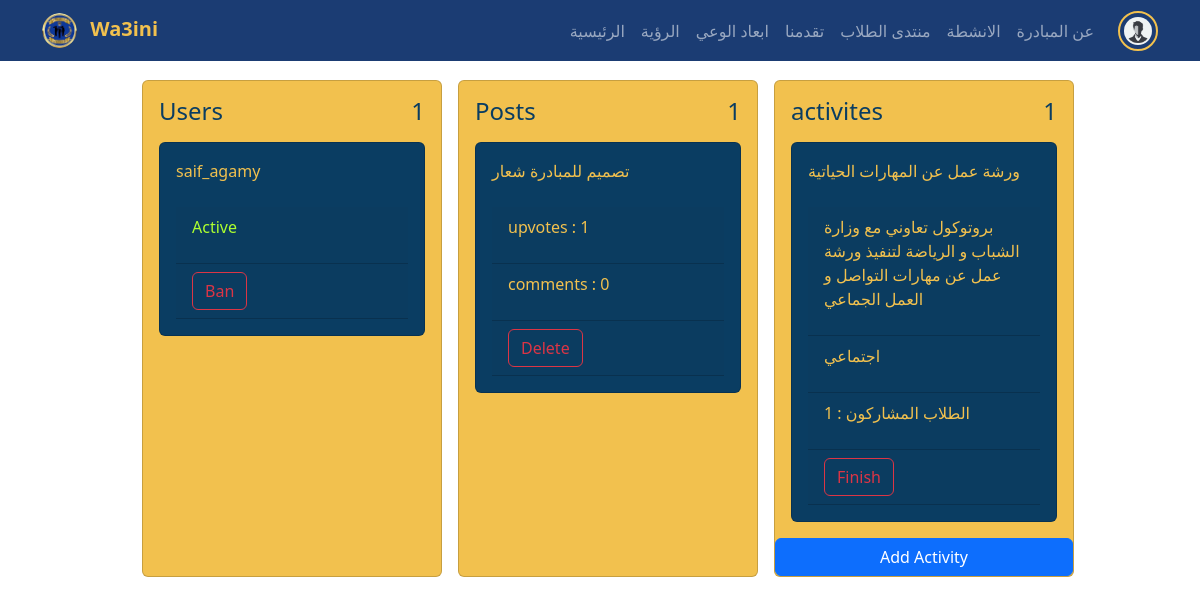
The app's page /admin/ (signed in) with its own data.
### models.py (models this page shows)
class User(db.Model, UserMixin):
    id = db.Column(db.Integer, primary_key=True)
    username = db.Column(db.String(20), unique=True, nullable=False)
    email = db.Column(db.String(120), unique=True, nullable=False)
    age = db.Column(db.Integer, nullable=False)
    position = db.Column(db.String(20), nullable=False)
    phone = db.Column(db.String(20), nullable=False)
    password = db.Column(db.String(60), nullable=False)
    img_url = db.Column(db.String(100), nullable=True, default="img/users_imgs/default.png")
    about = db.Column(db.String(500), nullable=True, default="Edit your profile to type About section.")
    posts_num = db.Column(db.Integer, nullable=True, default=0)
    from_GAN_school = db.Column(db.Boolean, nullable=True)
    is_active = db.Column(db.Boolean, nullable=False)

class Post(db.Model):
    id = db.Column(db.Integer, primary_key=True)
    author_id = db.Column(db.Integer, nullable=False)
    category = db.Column(db.String(50),nullable=False)
    title = db.Column(db.String(100),nullable=False)
    content = db.Column(db.String(5000),nullable=False)
    date = db.Column(db.DateTime, default=datetime.utcnow)
    comments = db.Column(MutableList.as_mutable(db.JSON), nullable=True)
    upvotes = db.Column(db.Integer, nullable=False)

class activity(db.Model):
    id = db.Column(db.Integer, primary_key=True)
    name = db.Column(db.String, nullable=False)
    describtion = db.Column(db.String, nullable=False)
    category = db.Column(db.String, nullable=False)
    students = db.Column(MutableList.as_mutable(db.JSON), nullable=True)

### app.py (the view)
@app.route('/admin/')
@login_required
def admin():
    admin = User.query.filter_by(username='admin', password='admin').first()
    users = User.query.filter(User.id!=admin.id).all()
    users_num = User.query.filter(User.id!=admin.id).count()
    posts = Post.query.all()
    posts_num = Post.query.count()
    activites = activity.query.all()
    activites_num = activity.query.count()
    return render_template('admin/admin.html', users=users, users_num=users_num, posts=posts, posts_num=posts_num, activites=activites , activites_num=activites_num)

### app.py (called while the page is built)
@app_login_manager.user_loader
def load_user(user_id):
    return User.query.get(int(user_id))

### templates/admin/admin.html (shortened to what this page needs)
{% extends 'index.html' %}
{% block content %}
<section class="mt-5 pt-3">
    <div class="d-flex justify-content-center">
    <div class="card mt-3 ms-3" style="width: 300px; background-color: #F2C14E;">
        <div class="card-body">
            <div class="card-title" style="color: #0A3D62;">
                <div class="d-flex justify-content-between">
                    <h4>Users</h4>
                    <h4>{{users_num}}</h4>
                </div>
            </div>
            {% for user in users %}
            <a href="{{url_for('profile', id=user.id)}}"  style="text-decoration: none;">
            <div class="card mt-2 card_anim">
                <div class="card-body">
                    <div class="d-flex justify-content-between">
                        <div class="card-title">
                        <p style="color: #F2C14E;">{{user.username}}</p>
                        </div>
                    </div>
                    <div class="card-header">
                        {% if user.is_active %}
                            <p style="color: greenyellow;">Active</p>
                        {% else %}
                            <p style="color: red;">not active</p>
                        {% endif %}
                    </div>
                    <div class="card-header">
                        <div class="card-btn">
                            {% if user.is_active %}
                            <a href="{{url_for('ban_user', id=user.id)}}" class="btn btn-outline-danger">
                                Ban
                            </a>
                            {% else %}
                            <a href="{{url_for('ban_user', id=user.id)}}" class="btn btn-outline-danger">
                                Unban
                            </a>
                            {% endif %}
                        </div>
                    </div>
                </div>
            </div>
            </a>
            {% else %}
            <div class="card-text">
                <p>there is no user yet!</p>
            </div>
            {% endfor %}
        </div>
    </div>
    <div class="card mt-3 ms-3" style="width: 300px; background-color: #F2C14E;">
        <div class="card-body">
            <div class="card-title" style="color: #0A3D62;">
                <div class="d-flex justify-content-between">
                    <h4>Posts</h4>
                    <h4>{{posts_num}}</h4>
                </div>
            </div>
            {% for post in posts %}
            <a href="{{url_for('post', id=post.id)}}"  style="text-decoration: none;">
                <div class="card mt-2 card_anim">
                    <div class="card-body">
                        <div class="d-flex justify-content-between">
                            <div class="card-title">
                            <p style="color: #F2C14E;">{{post.title}}</p>
                            </div>
                        </div>
                        <div class="card-header">
                            <p style="color: #F2C14E;">upvotes : {{post.upvotes}}</p>
                        </div>
                        <div class="card-header">
                            <p style="color: #F2C14E;">comments : {{post.comments|length}}</p>
                        </div>
                        <div class="card-header">
                            <a href="{{url_for('delete_post', id=post.id)}}" class="btn btn-outline-danger">
                                Delete
                            </a>
                        </div>
                    </div>
                </div>
            </a>
            {% else %}
            <div class="card-text">
                <p>there is no user yet!</p>
            </div>
            {% endfor %}
        </div>
    </div>
    <div class="card mt-3 ms-3" style="width: 300px; background-color: #F2C14E;">
        <div class="card-body">
            <div class="card-title" style="color: #0A3D62;">
                <div class="d-flex justify-content-between">
                    <h4>activites</h4>
                    <h4>{{activites_num}}</h4>
                </div>
            </div>
            {% for activity in activites %}
            <a href="{{url_for('activities')}}" style="text-decoration: none;">
            <div class="card mt-2 card_anim">
                <div class="card-body">
                    <div class="d-flex justify-content-between">
                        <div class="card-title">
                        <p style="color: #F2C14E;">{{activity.name}}</p>
                        </div>
                    </div>
                    <div class="card-header">
                        <p style="color: #F2C14E;">{{activity.describtion}}</p>
                    </div>
                    <div class="card-header">
                        <p style="color: #F2C14E;">{{activity.category}}</p>
                    </div>
                    <div class="card-header">
                        <p style="color: #F2C14E;">{{activity.students | length}} : الطلاب المشاركون</p>
                    </div>
                    <div class="card-header">
                        <a href="{{url_for('finish_activity', id=activity.id)}}" class="btn btn-outline-danger">
                            Finish
                        </a>
                    </div>
                </div>
            </div>
            </a>
            {% else %}
            <div class="card-text">
                <p>there is no activity yet!</p>
            </div>
            {% endfor %}
        </div>
        <a href="{{url_for('add_activity')}}" class="btn btn-primary">
            Add Activity
        </a>
    </div>
    </div>
</section>
{% endblock %}

### templates/index.html (shortened to what this page needs)
<!DOCTYPE html>
<html lang="en">
    <head>
        <link href="https://cdn.jsdelivr.net/npm/bootstrap@5.3.8/dist/css/bootstrap.min.css" rel="stylesheet">
        <link rel="stylesheet" href="{{ url_for('static', filename='Css/style.css') }}">
        <link rel="stylesheet" href="https://cdn.jsdelivr.net/npm/bootstrap-icons@1.11.1/font/bootstrap-icons.css">
    </head>
    <body>
        <nav class="navbar navbar-expand-lg navbar-dark fixed-top" style="background-color: #1B3C73;">
            <div class="container">
                <a class="navbar-brand fw-bold" href="{{url_for('home',_anchor='Hero-section')}}">
                    <img src="{{ url_for('static', filename='img/logo.png') }}"
                    alt="Logo"
                    width="35" height="35"
                    class="me-2 rounded-circle">
                    <span class="fw-bold" style="color: #F2C14E;">Wa3ini</span>
                </a>
                <div class="collapse navbar-collapse" id="navbarNav">
                    <ul class="navbar-nav ms-auto d-flex align-items-center">
                        <li class="nav-item">
                            <a class="nav-link" href="{{url_for('home',_anchor='Hero-section')}}">الرئيسية</a>
                        </li>
                        <li class="nav-item">
                            <a class="nav-link" href="{{url_for('home',_anchor='vision')}}">الرؤية</a>
                        </li>
                        <li class="nav-item">
                            <a class="nav-link" href="{{url_for('home',_anchor='awareness-topics')}}">ابعاد الوعي</a>
                        </li>
                        <li class="nav-item">
                            <a class="nav-link" href="{{url_for('home',_anchor='progress')}}">تقدمنا</a>
                        </li>
                        <li class="nav-item">
                            <a class="nav-link" href="{{url_for('blog')}}">منتدى الطلاب</a>
                        </li>
                        <li class="nav-item">
                            <a class="nav-link" href="{{url_for('activities')}}">الانشطة</a>
                        </li>
                        <li class="nav-item">
                            <a class="nav-link" href="{{url_for('home',_anchor='about')}}">عن المبادرة</a>
                        </li>
                        {% if current_user.is_authenticated %}
                        <li class="nav-item d-flex align-items-center ms-3">
                            <a class="nav-link p-0" href="{{url_for('profile', id=current_user.id)}}">
                                <img src="{{ url_for('static', filename=current_user.img_url) }}"
                                    alt="{{user}}"
                                    width="40" height="40"
                                    class="rounded-circle p-1"
                                    style="border: 2px solid #F2C14E;">
                            </a>
                        </li>
                        {% else %}
                        <li class="nav-item">
                            <a class="btn btn-warning nav-link border-light" href="{{url_for('login')}}">تسجيل الدخول</a>
                        </li>
                        {% endif %}
                    </ul>
                </div>
            </div>
        </nav>
        {% block content %}
        {% endblock %}
    </body>
</html>

### static/Css/style.css (style rules this page uses)
.card_anim { background-color: #0A3D62; }

### records on screen
User: img_url (placeholder picture)
User: username "saif_agamy", is_active "Active"
Post: title "تصميم للمبادرة شعار", upvotes "1", comments|length "0"
activity: name "ورشة عمل عن المهارات الحياتية", describtion "بروتوكول تعاوني مع وزارة الشباب و الرياضة لتنفيذ ورشة عمل عن مهارات التواصل و العمل الجماعي", category "اجتماعي", students|length "1"

### other values on screen
{{ users_num }} "1"
{{ posts_num }} "1"
{{ activites_num }} "1"
